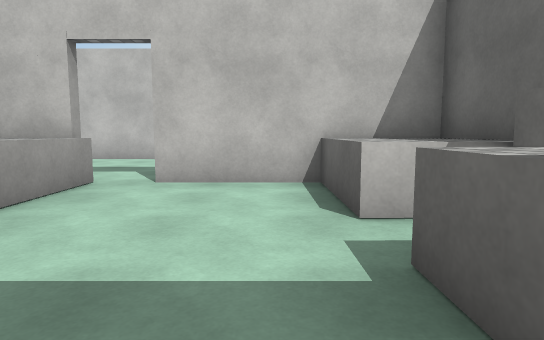
View 1 (above)

24 first-person views from a walk through a scene from a Unity 3-D project. The camera is 1.2 m above the floor, tilts 6° down and sees 75° across. The floor is counted in squares, 1.6 m on a side. Each view is taken from the middle of a square. On the plan, view 1 faces up. The plan holds only what a view shows up to about 11 squares ahead; the rest is blank. The place goes on beyond the plan. The player is left out. Some surface patterns are stand-ins.

View 2
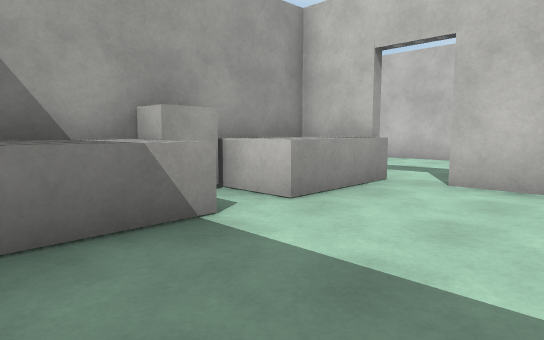

View 3
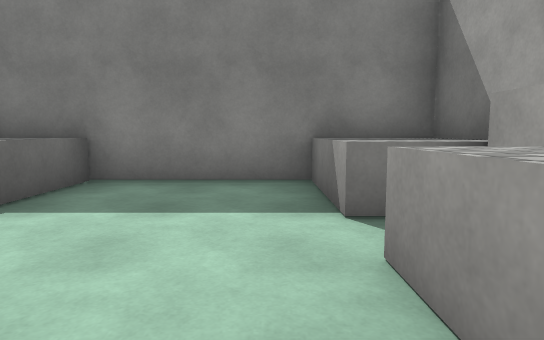

View 4
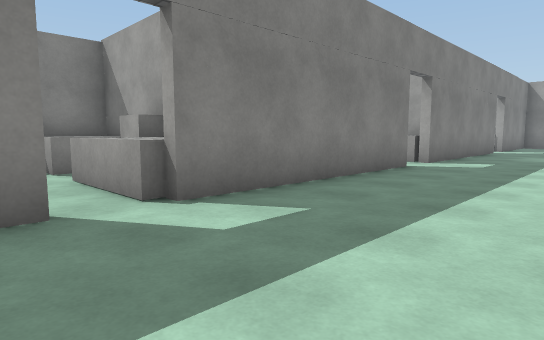

View 5
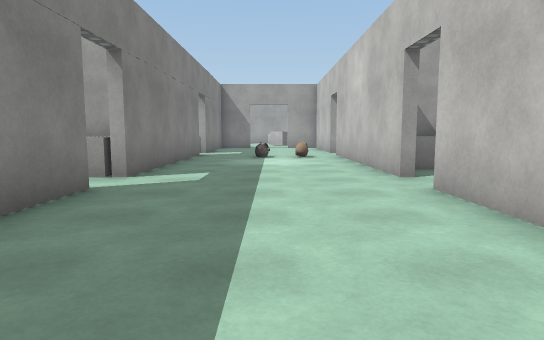

View 6
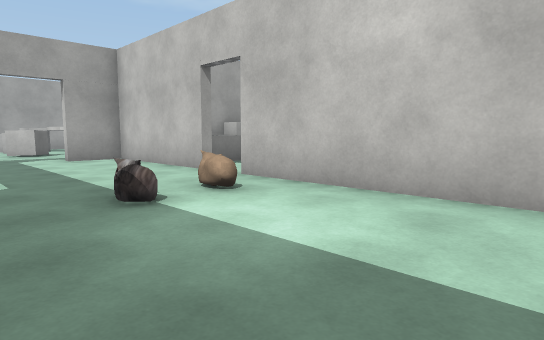

View 7
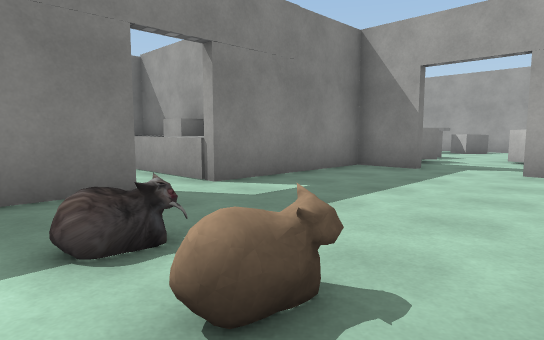

View 8
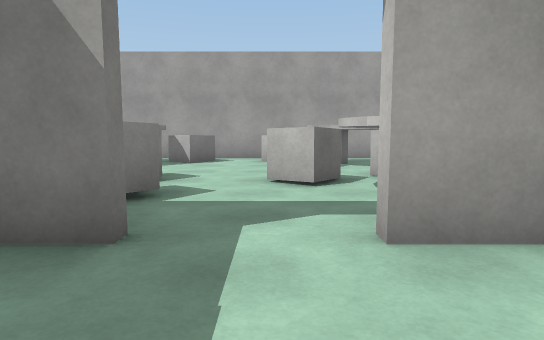

View 9
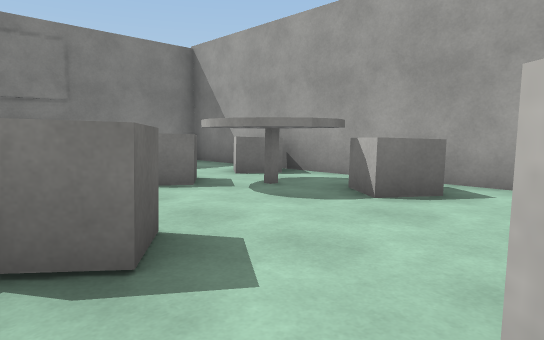

View 10
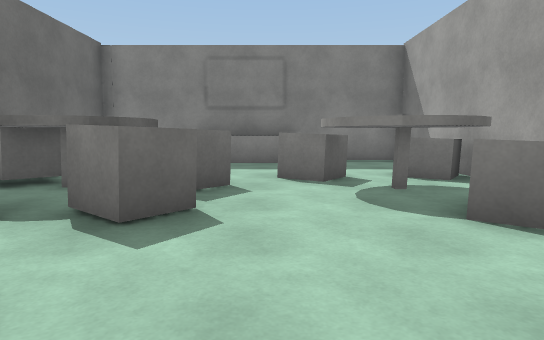

View 11
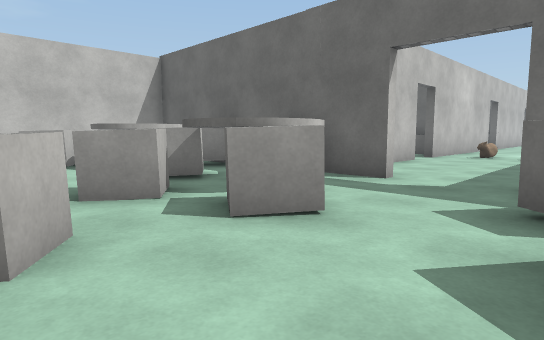

View 12
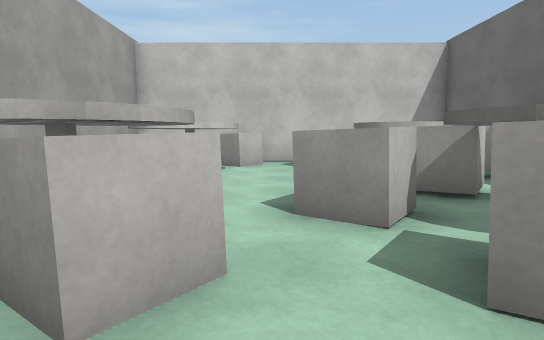

View 13
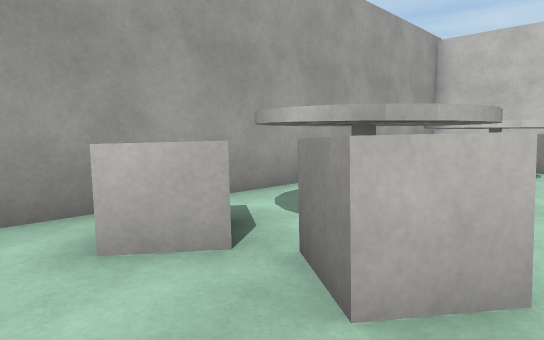

View 14
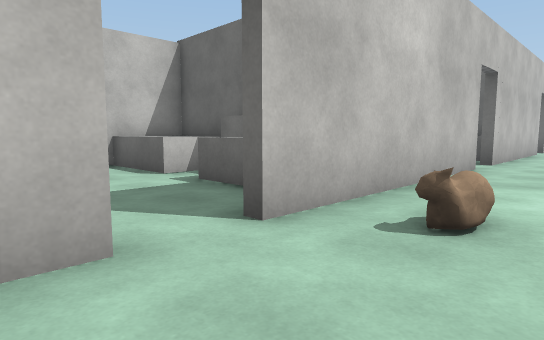

View 15
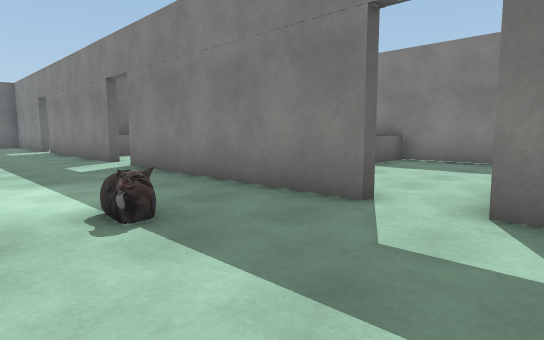

View 16
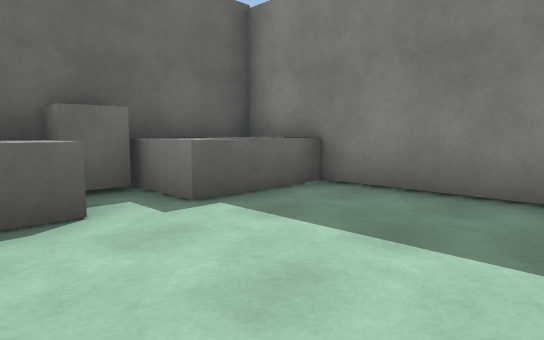

View 17
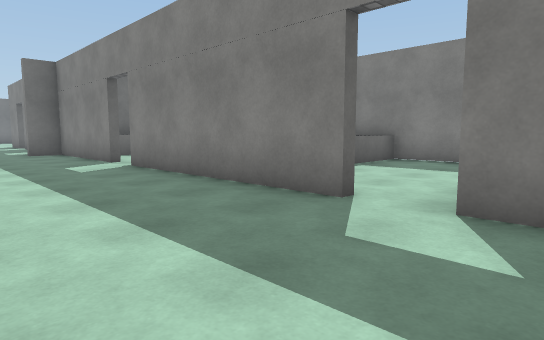

View 18
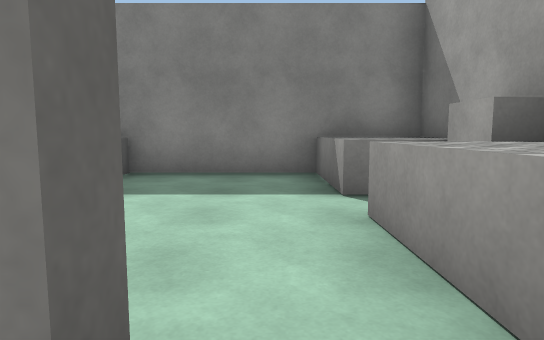

View 19
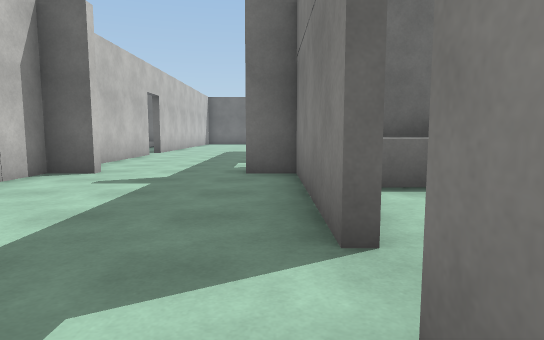

View 20
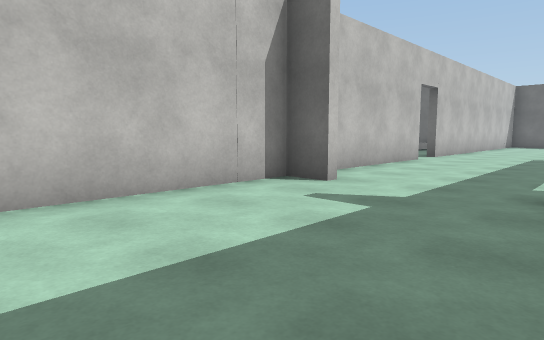

View 21
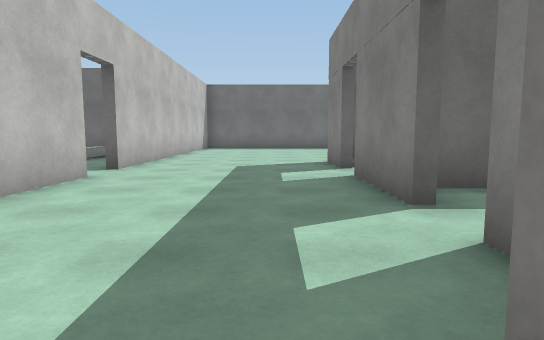

View 22
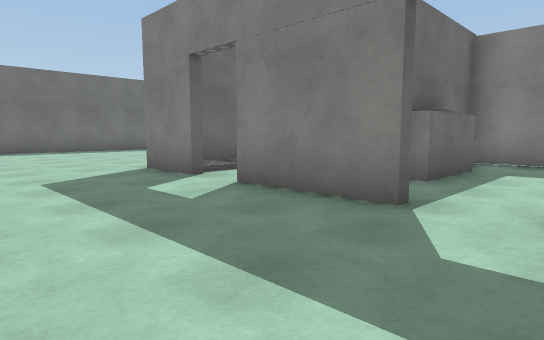

View 23
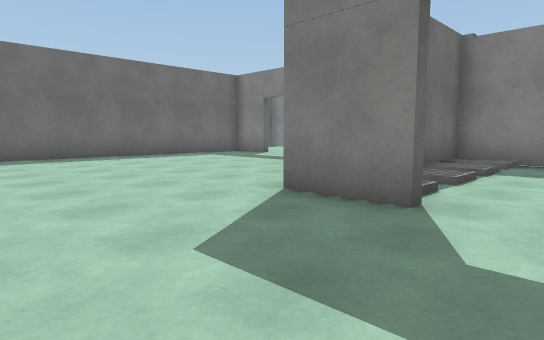

View 24
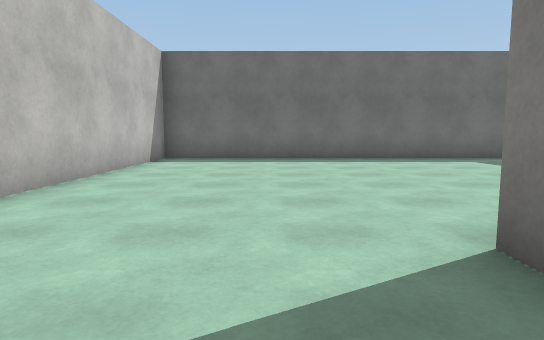

### Floor plan
Key: @ floor where view 1 was taken; # wall or solid block; . main floor; : floor 0.25 m higher than the main floor; / step, stairs or slope; = window, fence, low wall or low ledge; ^ raised ledge; O other object.
Columns run from 30 left of view 1 to 20 right of it. Each row starts with its distance up from view 1.
 17    ######
 16  ###.          =^#
 15    O.O         ^^^
 14  #^^..^       ..O#
 13    ^..^OO     ...
 12 #  ...OO   ^....^^
 11 #   ..O  ###^..^###^. =###     ###     ...   ######
 10 # ^^.O^  ......#...##.....##.##..######.######....#
  9 #OOO.OO^#......O..................................#
  8 #OO..O.........O..................................#
  7 #.......##........................................#
  6 #OO..OOO #....####....###....######.###.##........#
  5 ##O^..O^ ###^..  ^##^.. ^##^...^#:/..#..:#........#
  4 # ^O.OOOO# #^....^^^^..  ^^^...^#/ ..# ..#........#
  3 #OOOO. OO###O^...^#O^... #O^...^O/ ..# .:# .......#
  2 #O....     OO....^OO....  O^...^O  ..# ./#   .....#
  1 ##. ..     # ^...^^^^...^^^^...^   .O# ./#      ..#
  0 ##  ^^     # ^...^#^^...^^^^..@^#  ..  .:#        #
 -1   ######   #  ###################  #######

Where each view was taken, in squares from view 1:
view 1: 0 up, 0 right, facing up
view 2: 0 up, 0 right, facing up-left
view 3: 5 up, 2 left, facing down
view 4: 9 up, 1 left, facing down-left
view 5: 8 up, 4 left, facing left
view 6: 6 up, 11 left, facing up-left
view 7: 10 up, 14 left, facing down-left
view 8: 8 up, 19 left, facing left
view 9: 8 up, 24 left, facing down-left
view 10: 9 up, 26 left, facing down
view 11: 6 up, 27 left, facing up-right
view 12: 7 up, 26 left, facing up
view 13: 7 up, 26 left, facing up-left
view 14: 8 up, 18 left, facing up-right
view 15: 9 up, 18 left, facing down-right
view 16: 4 up, 17 left, facing down-right
view 17: 9 up, 11 left, facing down-right
view 18: 6 up, 9 left, facing down
view 19: 6 up, 4 left, facing right
view 20: 6 up, 2 left, facing up-right
view 21: 7 up, 2 right, facing right
view 22: 9 up, 4 right, facing down-right
view 23: 9 up, 8 right, facing down-right
view 24: 7 up, 9 right, facing right
